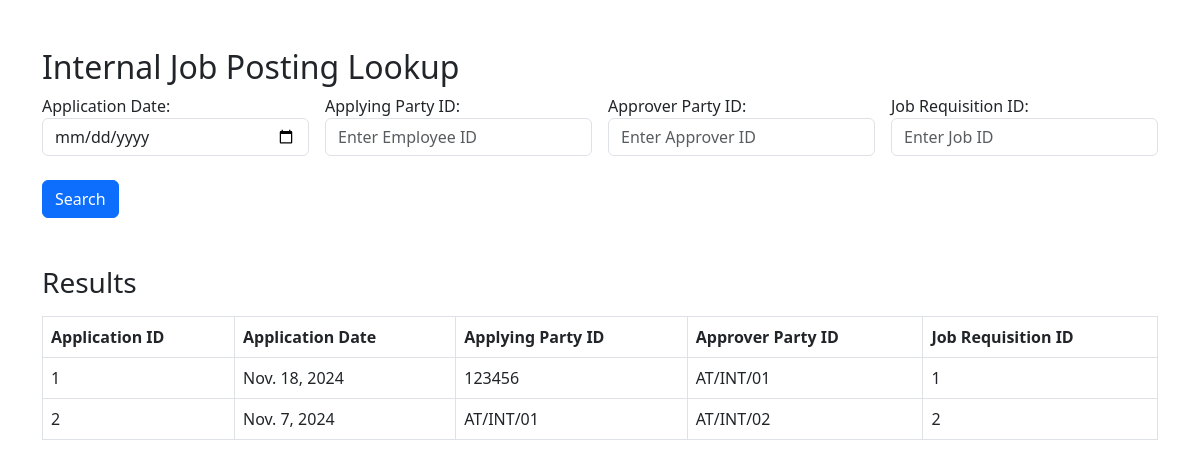
The app's page /hrms/internal-job-posting-lookup/ with its own data.
### crm_app/HRMS/models.py (models this page shows, shortened)
class InternalJobPosting(models.Model):
    APPLICATION_STATUS_CHOICES = [
        ('Applied', 'Applied'),
        ('Approved', 'Approved'),
        ('Rejected', 'Rejected'),
    ]
    applicationId = models.AutoField(primary_key=True)
    applicationDate = models.DateField()
    applyingPartyId = models.ForeignKey(
        HR_Employee,
        on_delete=models.CASCADE,
        related_name='applying_party',
        to_field='employee_id'
    )
    approverPartyId = models.ForeignKey(
        HR_Employee,
        on_delete=models.CASCADE,
        related_name='approver_party',
        to_field='employee_id'
    )
    jobRequisitionId = models.ForeignKey(
        JobRequisition,
        on_delete=models.CASCADE,
        to_field='job_requisition_id'
    )
    status = models.CharField(
        max_length=20,
        choices=APPLICATION_STATUS_CHOICES,
        default='Applied'
    )

class HR_Employee(models.Model):
    title = models.CharField(max_length=50)
    first_name = models.CharField(max_length=100)
    middle_initial = models.CharField(max_length=10, blank=True, null=True)
    last_name = models.CharField(max_length=100)
    gender = models.CharField(max_length=100)
    internal_organization = models.ForeignKey(HR_Department, on_delete=models.CASCADE)
    planned_start_date = models.DateField(blank=True, null=True)
    address1 = models.CharField(max_length=255)
    address2 = models.CharField(max_length=255, blank=True, null=True)
    city = models.CharField(max_length=100)
    country = models.CharField(max_length=100)
    state = models.CharField(max_length=100)
    zip_code = models.CharField(max_length=20)
    phone_code = models.CharField(max_length=10)
    phone_number = models.CharField(max_length=15)
    employee_id = models.CharField(max_length=50, unique=True)
    email = models.EmailField(unique=True)

class JobRequisition(models.Model):
    job_requisition_id = models.AutoField(primary_key=True)
    job_location = models.CharField(max_length=255)
    job_posting_type = models.CharField(
        max_length=50,
        choices=[
            ('JOB_POSTING_EXTR', 'External Job Posting'),
            ('JOB_POSTING_INTR', 'Internal Job Posting')
        ]
    )
    age = models.PositiveIntegerField(null=True, blank=True)
    no_of_resources = models.PositiveIntegerField()
    gender = models.CharField(
        max_length=1,
        choices=[
            ('M', 'Male'),
            ('F', 'Female'),
            ('', 'Not Specified')
        ],
        default=''
    )
    duration_months = models.PositiveIntegerField(null=True, blank=True)
    qualification = models.CharField(
        max_length=50,
        choices=[
            ('BSC', 'Bachelor of Science'),
            ('B.Tech', 'Bachelor of Technology'),
            ('CERTIFICATION', 'Certification'),
            ('DEGREE', 'Degree'),
            ('MSC', 'Masters of Science'),
            ('MBA', 'Masters of Business Administration'),
            ('EXPERIENCE', 'Work Experience')
        ]
    )
    exam_type_enum_id = models.CharField(
        max_length=50,
        choices=[
            ('EXAM_GROUP_DISCN', 'Group Discussion'),
            ('EXAM_TECHNICAL', 'Technical Exam'),
            ('EXAM_WRITTEN_APT', 'Written Aptitude Exam')
        ],
        null=True,
        blank=True
    )
    skill_type = models.ForeignKey(SkillType, on_delete=models.SET_NULL, null=True)
    experience_years = models.PositiveIntegerField()
    experience_months = models.PositiveIntegerField()
    class Meta:
        ordering = ['-job_requisition_id']

### crm_app/HRMS/views.py (the view)
# urls.py: path('internal-job-posting-lookup/', views.internal_job_posting_lookup, name='internal_job_posting_lookup'),
def internal_job_posting_lookup(request):
    application_date = request.GET.get('application_date')
    applying_party_id = request.GET.get('applying_party_id')
    approver_party_id = request.GET.get('approver_party_id')
    job_requisition_id = request.GET.get('job_requisition_id')
    postings = InternalJobPosting.objects.all()
    if application_date:
        postings = postings.filter(applicationDate=application_date)
    if applying_party_id:
        postings = postings.filter(applyingPartyId__employee_id=applying_party_id)
    if approver_party_id:
        postings = postings.filter(approverPartyId__employee_id=approver_party_id)
    if job_requisition_id:
        postings = postings.filter(jobRequisitionId__job_requisition_id=job_requisition_id)
    context = {
        'postings': postings,
    }
    return render(request, 'hrms/skill_qual/internalJobPostingLookup.html', context)

### crm_app/templates/hrms/skill_qual/internalJobPostingLookup.html (shortened to what this page needs)
<!DOCTYPE html>
<html lang="en">
<head>
    <link rel="stylesheet" href="https://cdn.jsdelivr.net/npm/bootstrap@5.3.0/dist/css/bootstrap.min.css">
</head>
<body>
    <div class="container mt-5">
        <h2>Internal Job Posting Lookup</h2>
        <form method="get" id="job-filter-form" action="{% url 'internal_job_posting_lookup' %}" class="row g-3">
            <div class="col-md-3">
                <label>Application Date:</label>
                <input type="date" name="application_date" class="form-control">
            </div>
            <div class="col-md-3">
                <label>Applying Party ID:</label>
                <input type="text" name="applying_party_id" class="form-control" placeholder="Enter Employee ID">
            </div>
            <div class="col-md-3">
                <label>Approver Party ID:</label>
                <input type="text" name="approver_party_id" class="form-control" placeholder="Enter Approver ID">
            </div>
            <div class="col-md-3">
                <label>Job Requisition ID:</label>
                <input type="text" name="job_requisition_id" class="form-control" placeholder="Enter Job ID">
            </div>
            <div class="col-md-2 mt-4">
                <button type="submit" class="btn btn-primary">Search</button>
            </div>
        </form>
        <h3 class="mt-5">Results</h3>
        <div>
            <table class="table table-bordered mt-3">
                <thead>
                    <tr>
                        <th>Application ID</th>
                        <th>Application Date</th>
                        <th>Applying Party ID</th>
                        <th>Approver Party ID</th>
                        <th>Job Requisition ID</th>
                    </tr>
                </thead>
                <tbody id="results">
                    {% if postings %}
                        {% for posting in postings %}
                        <tr>
                            <td>{{ posting.applicationId }}</td>
                            <td>{{ posting.applicationDate }}</td>
                            <td>{{ posting.applyingPartyId.employee_id }}</td>
                            <td>{{ posting.approverPartyId.employee_id }}</td>
                            <td>{{ posting.jobRequisitionId.job_requisition_id }}</td>
                        </tr>
                        {% endfor %}
                    {% else %}
                    <tr>
                        <td colspan="5">No results found</td>
                    </tr>
                    {% endif %}
                </tbody>
            </table>
        </div>
    </div>
</body>
</html>

### records on screen
InternalJobPosting: applicationId "1", applicationDate "Nov. 18, 2024", applyingPartyId.employee_id "123456", approverPartyId.employee_id "AT/INT/01", jobRequisitionId.job_requisition_id "1"
InternalJobPosting: applicationId "2", applicationDate "Nov. 7, 2024", applyingPartyId.employee_id "AT/INT/01", approverPartyId.employee_id "AT/INT/02", jobRequisitionId.job_requisition_id "2"
